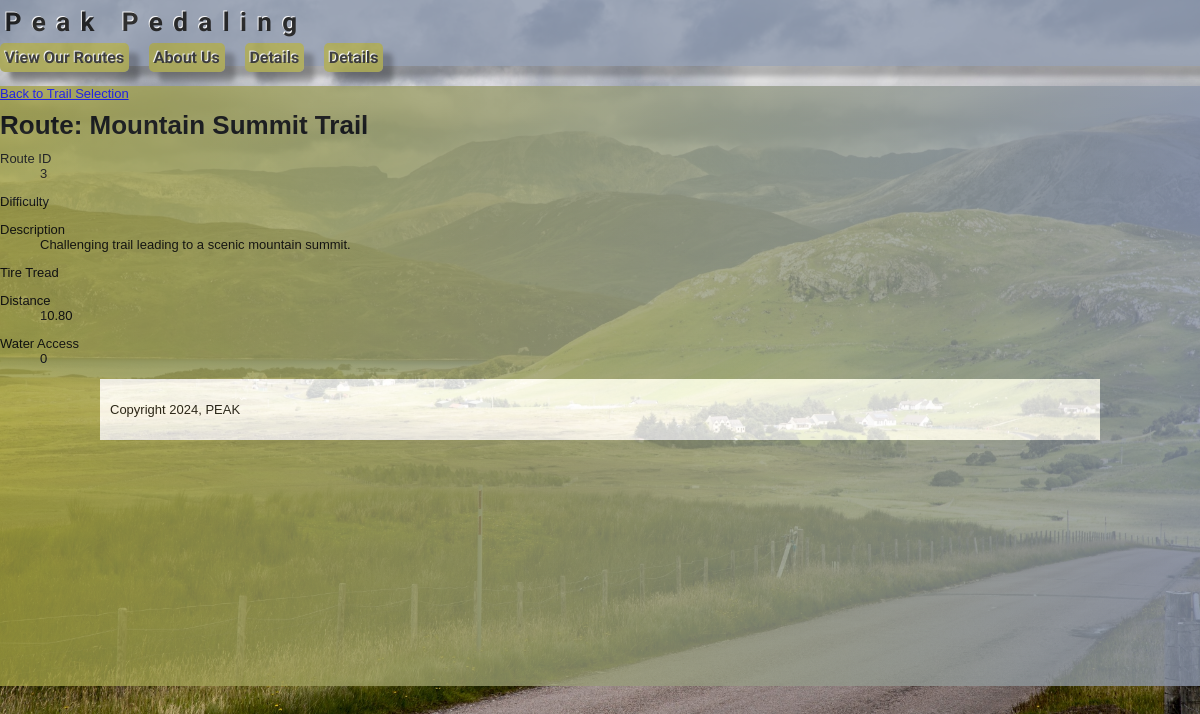
Screenshot of /peak_pedaling/public/detail.php?Route_ID=3 with the database file from the repository.
### tables this page shows
CREATE TABLE `Route` (
    id INT AUTO_INCREMENT PRIMARY KEY,
    Difficulty VARCHAR(10) NOT NULL,
    Route_Name VARCHAR(255) NOT NULL UNIQUE,
    Description TEXT NOT NULL,
    Tire_Tread VARCHAR(10) NOT NULL,
    Distance DECIMAL(10, 2) NOT NULL,
    Water_Access BOOLEAN NOT NULL
);

### peak_pedaling/private/classes/databaseobject.class.php (called while the page is built, shortened)
<?php
class DatabaseObject {
  static protected $database;
  static protected $table_name = "";
  static public function set_database($database) {
    self::$database = $database;
  }
  static public function find_by_sql($sql) {
    $result = self::$database->query($sql);
    $object_array = [];
    while($record = $result->fetch_assoc()) {
      $object_array[] = static::instantiate($record);
    }
    return $object_array;
  }
  static public function find_by_id($id) {
    $sql = "SELECT * FROM " . static::$table_name . " ";
    $sql .= "WHERE id='" . self::$database->escape_string($id) . "'";
    $obj_array = static::find_by_sql($sql);
    if(!empty($obj_array)) {
      return array_shift($obj_array);
    } else {
      return false;
    }
  }
  static protected function instantiate($record) {
    $object = new static;
    foreach($record as $property => $value) {
      if(property_exists($object, $property)) {
        $object->$property = $value;
      }
    }
    return $object;
  }
}
?>

### peak_pedaling/private/classes/route.class.php (called while the page is built, shortened)
<?php
class Route extends DatabaseObject {
  public $Route_Name;
  public function __construct($args=[]) {
    $this->Route_Name = $args['Route_Name'] ?? '';
  }
  public function name() {
    return "{$this->Route_Name}";
  }
}

### peak_pedaling/private/functions.php (called while the page is built, shortened)
<?php
function h($string="") {
  return htmlspecialchars($string);
}
?>

### peak_pedaling/public/detail.php (the view, shortened to what this page needs)
<?php
  $id = $_GET['Route_ID'] ?? false;
  $route = Route::find_by_id($id);
?>
<?php include(SHARED_PATH . '/public_header.php'); ?>
<div id="main" role="main" tabindex="-1">
  <a href="routes.php">Back to Trail Selection</a>
  <div id="page">
      <h1>Route: <?php echo $route->name(); ?></h1>
      <div class="attributes">
        <dl>
          <dt>Route ID</dt>
          <dd><?php echo h($route->id); ?></dd>
        </dl>
        <dl>
          <dt>Difficulty</dt>
        </dl>
        <dl>
          <dt>Description</dt>
          <dd><?php echo h($route->Description); ?></dd>
        </dl>
        <dl>
          <dt>Tire Tread</dt>
        </dl>
        <dl>
          <dt>Distance</dt>
          <dd><?php echo h($route->Distance); ?></dd>
        </dl>
        <dl>
          <dt>Water Access</dt>
          <dd><?php echo h($route->Water_Access); ?></dd>
        </dl>
  </div>
</div>
<?php include(SHARED_PATH . '/public_footer.php'); ?>

### peak_pedaling/public/stylesheets/public.css (style rules this page uses)
html { height: 100%; width: 100%; }
body { width: 100%; height: 100%; border: 0; font: 13px/15px Verdana, Arial, Helvetica, sans-serif; background-image: url('../images/winding_road.jpg'); background-size: cover; background-repeat: no-repeat; background-attachment: fixed; background-position: center; margin: 0; padding: 0; position: relative; }
#main { background-size: 100% 100%; background-position: 0px 0px; background-image: linear-gradient(90deg, #A4A244 0%, #8B96AB 100%); opacity: .8; min-height: 600px; width: 100%; padding: 0; margin: 0; }
div#page { margin: 0; }

### rows the page displays
route: Route_Name "Mountain Summit Trail", id "3", Description "Challenging trail leading to a scenic mountain summit.", Distance "10.80", Water_Access "0"
